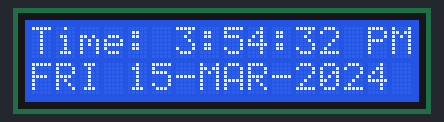
Bench run of a sketch on a simulated ESP8266 (NodeMCU). Shown: 16×2 character LCD. WiFi joins after 1.5 s; servers stay silent unless stated; the local clock reads 2024-03-15 10:24:30 at power-on unless the sketch sets it; what the sketch prints to the serial monitor is not drawn.

Above: at 2.7 s.
At 6.8 s:
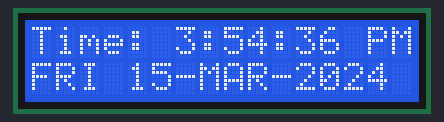
At 10.9 s:
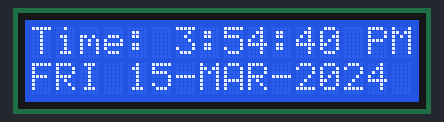
At 20.2 s:
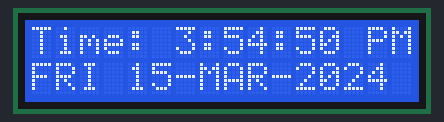
At 29.5 s:
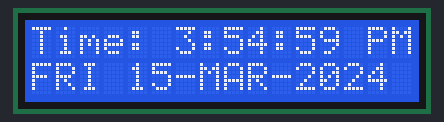
At 38.7 s:
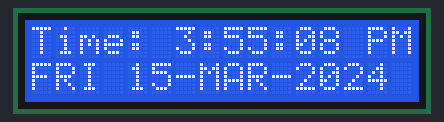

The sketch:

ESP01_upated.ino
```cpp
//This is updated version which directly connect to Wifi and sync time with internet..

#include <Wire.h>
#include <ESP8266WiFi.h>
#include <WiFiUdp.h>
#include <RTClib.h>
#include <LiquidCrystal_I2C.h>

const char* ssid = " ";
const char* password = "   ";
char t[32];

IPAddress timeServerIP;
const char* ntpServerName = "pool.ntp.org";

WiFiUDP udp;
RTC_DS1307 rtc;
LiquidCrystal_I2C lcd(0x27, 16, 2);   // Initialize the LCD display module

void setup() {
  Serial.begin(115200);
  Wire.begin(2,0);
  rtc.begin();

  lcd.begin();   // Initialize the LCD display module
  lcd.backlight();   // Turn on the LCD backlight
  lcd.clear();

  // Connect to WiFi network
  Serial.println();
  Serial.println();
  Serial.print("Connecting to ");
  Serial.println(ssid);
  WiFi.begin(ssid, password);
  while (WiFi.status() != WL_CONNECTED) {
    delay(500);
    Serial.print(".");
  }
  Serial.println("");
  Serial.println("WiFi connected");

  // Get the IP address of the NTP server
  WiFi.hostByName(ntpServerName, timeServerIP);

  // Set the date and time using NTP
  Serial.println("Setting time using NTP");
  setRTCUsingNTP();
}

void loop()
{
  DateTime now = rtc.now();
  sprintf(t, "%02d:%02d:%02d %02d/%02d/%02d", now.hour(), now.minute(), now.second(), now.day(), now.month(), now.year());
  Serial.print(F("Date/Time: "));
  Serial.println(t);
  lcd.setCursor(0, 0);
  lcd.print("Time: ");

  // Convert to 12-hour format
  int hour12 = now.hour() % 12;
  if (hour12 == 0) {
    hour12 = 12; // 12 AM
  }
  lcd.print(hour12);
  lcd.print(":");
  if (now.minute() < 10) {
    lcd.print("0");
  }
  lcd.print(now.minute());
  lcd.print(":");
  if (now.second() < 10) {
    lcd.print("0");
  }
  lcd.print(now.second());

  // Print AM/PM indicator
  if (now.hour() < 12) {
    lcd.print(" AM");
  } else {
    lcd.print(" PM");
  }

  // Print abbreviated day and date
  lcd.setCursor(0, 1);
  char dayAbbrev[4];
  switch (now.dayOfTheWeek()) {
    case 0:
      strcpy(dayAbbrev, "SUN");
      break;
    case 1:
      strcpy(dayAbbrev, "MON");
      break;
    case 2:
      strcpy(dayAbbrev, "TUE");
      break;
    case 3:
      strcpy(dayAbbrev, "WED");
      break;
    case 4:
      strcpy(dayAbbrev, "THU");
      break;
    case 5:
      strcpy(dayAbbrev, "FRI");
      break;
    case 6:
      strcpy(dayAbbrev, "SAT");
      break;
  }
  lcd.print(dayAbbrev);
  lcd.print(" ");
  lcd.print(now.day());
  lcd.print("-");
  char monthAbbrev[4];
  switch (now.month()) {
    case 1:
      strcpy(monthAbbrev, "JAN");
      break;
    case 2:
      strcpy(monthAbbrev, "FEB");
      break;
    case 3:
      strcpy(monthAbbrev, "MAR");
      break;
    case 4:
      strcpy(monthAbbrev, "APR");
      break;
    case 5:
      strcpy(monthAbbrev, "MAY");
      break;
    case 6:
      strcpy(monthAbbrev, "JUN");
      break;
    case 7:
      strcpy(monthAbbrev, "JUL");
      break;
    case 8:
      strcpy(monthAbbrev, "AUG");
      break;
    case 9:
      strcpy(monthAbbrev, "SEP");
      break;
    case 10:
      strcpy(monthAbbrev, "OCT");
      break;
    case 11:
      strcpy(monthAbbrev, "NOV");
      break;
    case 12:
      strcpy(monthAbbrev, "DEC");
      break;
  }
  lcd.print(monthAbbrev);
  lcd.print("-");
  lcd.print(now.year());

  delay(1000);
}
void setRTCUsingNTP() {
  const int NTP_PACKET_SIZE = 48;
  byte packetBuffer[NTP_PACKET_SIZE];
  memset(packetBuffer, 0, NTP_PACKET_SIZE);
  packetBuffer[0] = 0b11100011;
  packetBuffer[1] = 0;
  packetBuffer[2] = 6;
  packetBuffer[3] = 0xEC;
  packetBuffer[12] = 49;
  packetBuffer[13] = 0x4E;
  packetBuffer[14] = 49;
  packetBuffer[15] = 52;

  udp.begin(123);
  udp.beginPacket(timeServerIP, 123);
  udp.write(packetBuffer, NTP_PACKET_SIZE);
  udp.endPacket();

  delay(1000);

  if (udp.parsePacket()) {
    byte ntpBuffer[NTP_PACKET_SIZE];
    udp.read(ntpBuffer, NTP_PACKET_SIZE);

    uint32_t secsSince1900 = (uint32_t)ntpBuffer[40] << 24 | (uint32_t)ntpBuffer[41] << 16 | (uint32_t)ntpBuffer[42] << 8 | (uint32_t)ntpBuffer[43];
    uint32_t epoch = secsSince1900 - 2208988800UL;

    // Convert epoch time to Kolkata time
    DateTime dt = DateTime(epoch + 19800); // 19800 seconds offset for IST (5:30 hours)
    rtc.adjust(dt);

    Serial.println("Time set successfully");
  }
  else {
    Serial.println("Error getting NTP time");
  }
}
```

Measured:
- what the display in image 0 shows lasts 1.0 s, from 2.6 s to 3.6 s
